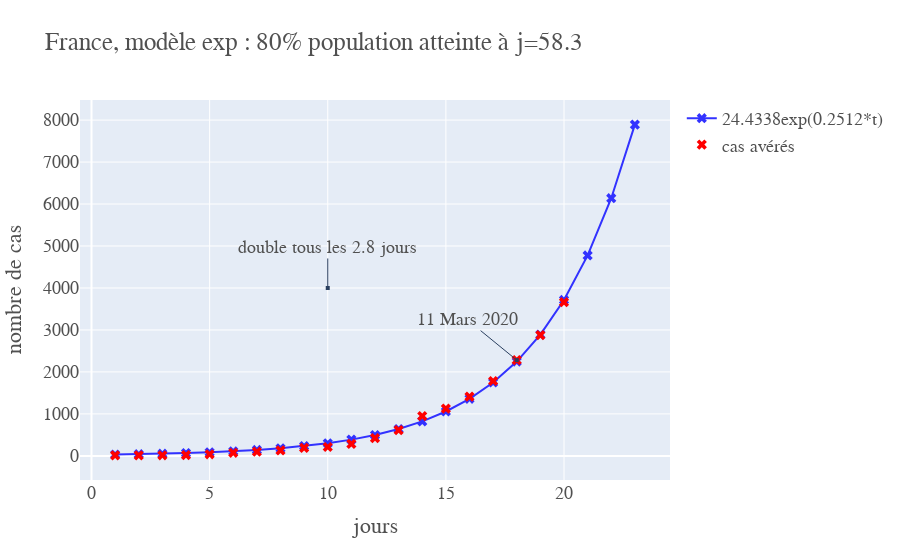

Notebook cell for this chart:
### Markdown cell above
<font size="4"> 
Avec cette nouvelle données (modèle mis à jours, voir après), théoriquement est attendu demain un total de 4775. Et après demain 6138 puis Lundi 7890 , puis 10145 Mardi, 13050 Mercredi .... Whoa, ça monte
 vite en 6 jours !! on multiplie par 4  **(double tous les 3 jours environ), une croissance exponentielle**   qui nous attend, et nous ne sommes qu'au début de la phase montante ! 
</font>

(Cliquez sur l'image)

### Code cell
fig.show()

### Figure 1 — Plotly figure (JSON) as saved in the notebook; plotly's stock layout.template omitted (floating-point values rounded to 4 significant figures)
{"data": [{"marker": {"color": "rgb(50, 50, 255)", "size": 9, "symbol": "x"}, "mode": "lines+markers", "name": "24.4338exp(0.2512*t)", "type": "scatter", "x": [1, 2, 3, 4, 5, 6, 7, 8, 9, 10, 11, 12, 13, 14, 15, 16, 17, 18, 19, 20, 21, 22, 23], "y": [31.41, 40.38, 51.91, 66.74, 85.8, 110.3, 141.8, 182.3, 234.3, 301.3, 387.3, 497.9, 640.1, 822.8, 1058.0, 1360.0, 1748.0, 2247.0, 2889.0, 3714.0, 4775.0, 6139.0, 7892.0]}, {"marker": {"color": "rgb(255, 0, 0)", "size": 9, "symbol": "x"}, "mode": "markers", "name": "cas avérés", "type": "scatter", "x": [1, 2, 3, 4, 5, 6, 7, 8, 9, 10, 11, 12, 13, 14, 15, 16, 17, 18, 19, 20], "y": [12, 12, 14, 18, 38, 73, 100, 130, 191, 212, 285, 423, 613, 949, 1126, 1412, 1784, 2281, 2876, 3661]}], "layout": {"annotations": [{"arrowhead": 7, "ax": -49, "ay": -40, "showarrow": true, "text": "11 Mars 2020", "x": 18, "xref": "x", "y": 2281, "yref": "y"}, {"arrowhead": 7, "ax": 0, "ay": -40, "showarrow": true, "text": "double tous les 2.8 jours", "x": 10, "xref": "x", "y": 4000, "yref": "y"}], "font": {"color": "rgb(80, 80,80)", "family": "Courier New, monospace", "size": 18}, "title": {"text": "France, modèle exp : 80% population atteinte à j=58.3"}, "xaxis": {"title": {"text": "jours"}}, "yaxis": {"title": {"text": "nombre de cas"}}}}
